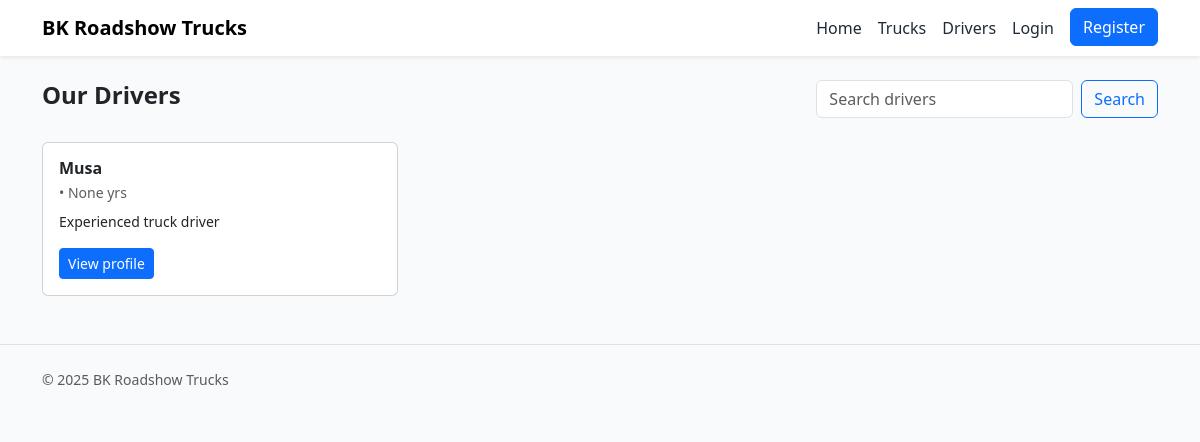
Screenshot of /trucks/drivers/ with the database file from the repository.
### trucks/models.py (models this page shows, shortened)
class Driver(models.Model):
    name = models.CharField(max_length=120)
    phone = models.CharField(max_length=40, blank=True)
    email = models.EmailField(blank=True)
    license_number = models.CharField(max_length=60, blank=True)
    active = models.BooleanField(default=True)
    profile_picture = models.ImageField(upload_to='drivers/', blank=True, null=True)
    age = models.PositiveIntegerField(blank=True, null=True)
    salary = models.DecimalField(max_digits=10, decimal_places=2, blank=True, null=True)
    location = models.CharField(max_length=150, blank=True)

### trucks/views.py (the view)
# urls.py: path('drivers/', views.driver_list, name='driver_list'),
def driver_list(request):
    drivers = Driver.objects.filter(active=True).order_by('name')
    return render(request, 'trucks/driver_list.html', {"drivers": drivers})

### templates/trucks/driver_list.html (shortened to what this page needs)
{% extends 'base.html' %}
{% block content %}
<div class="d-flex justify-content-between align-items-center mb-4">
  <h1 class="h4 fw-bold">Our Drivers</h1>
  <form method="get" class="d-flex" role="search">
    <input type="text" name="q" class="form-control me-2" placeholder="Search drivers" value="{{ request.GET.q }}" />
    <button class="btn btn-outline-primary">Search</button>
  </form>
</div>
<div class="row g-4">
  {% for d in drivers %}
  <div class="col-md-4">
    <div class="card h-100">
      <div class="card-body">
        <h2 class="h6 fw-semibold mb-1">{{ d.name }}</h2>
        <div class="small text-muted mb-2">{{ d.location }} • {{ d.age }} yrs</div>
        <p class="small">{{ d.bio|default:"Experienced truck driver" }}</p>
        <a href="{% url 'driver_detail' d.id %}" class="btn btn-primary btn-sm">View profile</a>
      </div>
    </div>
  </div>
  {% empty %}
  <div class="col-12">
    <div class="alert alert-info">No drivers found.</div>
  </div>
  {% endfor %}
</div>
{% endblock %}

### templates/base.html (style rules this page uses)
:root { --bs-primary: #2B6EF3; --bs-primary-rgb: 43,110,243; }
body { background: #f8fafc; }

### rows the page displays
Driver: name "Musa", age "None", bio "Experienced truck driver"

### other values shown
{{ now|default:2025 }} "2025"
